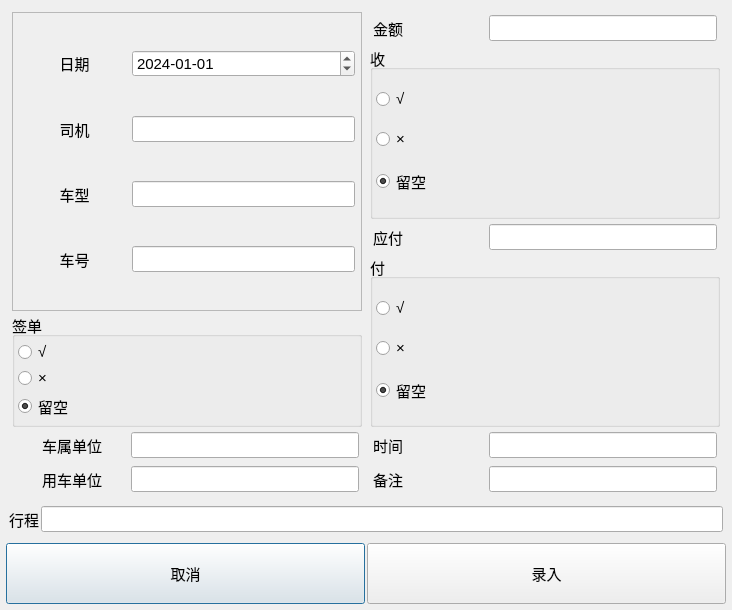
<?xml version="1.0" encoding="UTF-8"?>
<ui version="4.0">
 <class>main_table_add_dialog</class>
 <widget class="QDialog" name="main_table_add_dialog">
  <property name="geometry">
   <rect>
    <x>0</x>
    <y>0</y>
    <width>732</width>
    <height>610</height>
   </rect>
  </property>
  <property name="font">
   <font>
    <pointsize>11</pointsize>
   </font>
  </property>
  <property name="windowTitle">
   <string>详表录入</string>
  </property>
  <layout class="QVBoxLayout" name="verticalLayout_8" stretch="8,1">
   <property name="spacing">
    <number>2</number>
   </property>
   <property name="leftMargin">
    <number>3</number>
   </property>
   <property name="topMargin">
    <number>3</number>
   </property>
   <property name="rightMargin">
    <number>3</number>
   </property>
   <property name="bottomMargin">
    <number>3</number>
   </property>
   <item>
    <layout class="QVBoxLayout" name="verticalLayout_7">
     <property name="spacing">
      <number>2</number>
     </property>
     <property name="leftMargin">
      <number>3</number>
     </property>
     <property name="topMargin">
      <number>3</number>
     </property>
     <property name="rightMargin">
      <number>3</number>
     </property>
     <property name="bottomMargin">
      <number>3</number>
     </property>
     <item>
      <layout class="QHBoxLayout" name="horizontalLayout_12">
       <property name="spacing">
        <number>2</number>
       </property>
       <property name="leftMargin">
        <number>3</number>
       </property>
       <property name="topMargin">
        <number>3</number>
       </property>
       <property name="rightMargin">
        <number>3</number>
       </property>
       <property name="bottomMargin">
        <number>3</number>
       </property>
       <item>
        <layout class="QVBoxLayout" name="verticalLayout_6">
         <property name="spacing">
          <number>2</number>
         </property>
         <property name="leftMargin">
          <number>3</number>
         </property>
         <property name="topMargin">
          <number>3</number>
         </property>
         <property name="rightMargin">
          <number>3</number>
         </property>
         <property name="bottomMargin">
          <number>3</number>
         </property>
         <item>
          <widget class="QFrame" name="frame">
           <property name="frameShape">
            <enum>QFrame::StyledPanel</enum>
           </property>
           <property name="frameShadow">
            <enum>QFrame::Raised</enum>
           </property>
           <layout class="QVBoxLayout" name="verticalLayout_2" stretch="1,1,1,1">
            <property name="spacing">
             <number>2</number>
            </property>
            <property name="leftMargin">
             <number>3</number>
            </property>
            <property name="topMargin">
             <number>3</number>
            </property>
            <property name="rightMargin">
             <number>3</number>
            </property>
            <property name="bottomMargin">
             <number>3</number>
            </property>
            <item>
             <layout class="QHBoxLayout" name="horizontalLayout_6" stretch="1,2">
              <property name="spacing">
               <number>2</number>
              </property>
              <property name="leftMargin">
               <number>3</number>
              </property>
              <property name="topMargin">
               <number>3</number>
              </property>
              <property name="rightMargin">
               <number>3</number>
              </property>
              <property name="bottomMargin">
               <number>3</number>
              </property>
              <item>
               <widget class="QLabel" name="label_5">
                <property name="maximumSize">
                 <size>
                  <width>16777215</width>
                  <height>35</height>
                 </size>
                </property>
                <property name="text">
                 <string>日期</string>
                </property>
                <property name="alignment">
                 <set>Qt::AlignCenter</set>
                </property>
               </widget>
              </item>
              <item>
               <widget class="QDateEdit" name="main_table_add_date">
                <property name="displayFormat">
                 <string>yyyy-MM-dd</string>
                </property>
                <property name="date">
                 <date>
                  <year>2024</year>
                  <month>1</month>
                  <day>1</day>
                 </date>
                </property>
               </widget>
              </item>
             </layout>
            </item>
            <item>
             <layout class="QHBoxLayout" name="horizontalLayout_7" stretch="1,2">
              <property name="spacing">
               <number>2</number>
              </property>
              <property name="leftMargin">
               <number>3</number>
              </property>
              <property name="topMargin">
               <number>3</number>
              </property>
              <property name="rightMargin">
               <number>3</number>
              </property>
              <property name="bottomMargin">
               <number>3</number>
              </property>
              <item>
               <widget class="QLabel" name="label_6">
                <property name="sizePolicy">
                 <sizepolicy hsizetype="Preferred" vsizetype="Fixed">
                  <horstretch>0</horstretch>
                  <verstretch>0</verstretch>
                 </sizepolicy>
                </property>
                <property name="maximumSize">
                 <size>
                  <width>16777215</width>
                  <height>35</height>
                 </size>
                </property>
                <property name="text">
                 <string>司机</string>
                </property>
                <property name="alignment">
                 <set>Qt::AlignCenter</set>
                </property>
               </widget>
              </item>
              <item>
               <widget class="QLineEdit" name="main_table_add_driver"/>
              </item>
             </layout>
            </item>
            <item>
             <layout class="QHBoxLayout" name="horizontalLayout_8" stretch="1,2">
              <property name="spacing">
               <number>2</number>
              </property>
              <property name="leftMargin">
               <number>3</number>
              </property>
              <property name="topMargin">
               <number>3</number>
              </property>
              <property name="rightMargin">
               <number>3</number>
              </property>
              <property name="bottomMargin">
               <number>3</number>
              </property>
              <item>
               <widget class="QLabel" name="label_7">
                <property name="maximumSize">
                 <size>
                  <width>16777215</width>
                  <height>35</height>
                 </size>
                </property>
                <property name="text">
                 <string>车型</string>
                </property>
                <property name="alignment">
                 <set>Qt::AlignCenter</set>
                </property>
               </widget>
              </item>
              <item>
               <widget class="QLineEdit" name="main_table_add_car_type"/>
              </item>
             </layout>
            </item>
            <item>
             <layout class="QHBoxLayout" name="horizontalLayout_9" stretch="1,2">
              <property name="spacing">
               <number>2</number>
              </property>
              <property name="leftMargin">
               <number>3</number>
              </property>
              <property name="topMargin">
               <number>3</number>
              </property>
              <property name="rightMargin">
               <number>3</number>
              </property>
              <property name="bottomMargin">
               <number>3</number>
              </property>
              <item>
               <widget class="QLabel" name="label_8">
                <property name="maximumSize">
                 <size>
                  <width>16777215</width>
                  <height>35</height>
                 </size>
                </property>
                <property name="text">
                 <string>车号</string>
                </property>
                <property name="alignment">
                 <set>Qt::AlignCenter</set>
                </property>
               </widget>
              </item>
              <item>
               <widget class="QLineEdit" name="main_table_add_car_number"/>
              </item>
             </layout>
            </item>
           </layout>
          </widget>
         </item>
         <item>
          <widget class="QGroupBox" name="group_box_qiandan">
           <property name="title">
            <string>签单</string>
           </property>
           <property name="checkable">
            <bool>false</bool>
           </property>
           <layout class="QVBoxLayout" name="verticalLayout">
            <property name="spacing">
             <number>2</number>
            </property>
            <property name="leftMargin">
             <number>3</number>
            </property>
            <property name="topMargin">
             <number>3</number>
            </property>
            <property name="rightMargin">
             <number>3</number>
            </property>
            <property name="bottomMargin">
             <number>3</number>
            </property>
            <item>
             <widget class="QRadioButton" name="qiandan_yes">
              <property name="text">
               <string>√</string>
              </property>
              <property name="checked">
               <bool>false</bool>
              </property>
             </widget>
            </item>
            <item>
             <widget class="QRadioButton" name="qiandan_no">
              <property name="text">
               <string>×</string>
              </property>
              <property name="checked">
               <bool>false</bool>
              </property>
             </widget>
            </item>
            <item>
             <widget class="QRadioButton" name="qiandan_empty">
              <property name="text">
               <string>留空</string>
              </property>
              <property name="checked">
               <bool>true</bool>
              </property>
             </widget>
            </item>
           </layout>
          </widget>
         </item>
         <item>
          <layout class="QHBoxLayout" name="horizontalLayout_14" stretch="1,2">
           <property name="spacing">
            <number>2</number>
           </property>
           <property name="leftMargin">
            <number>3</number>
           </property>
           <property name="topMargin">
            <number>3</number>
           </property>
           <property name="rightMargin">
            <number>3</number>
           </property>
           <property name="bottomMargin">
            <number>3</number>
           </property>
           <item>
            <widget class="QLabel" name="label_12">
             <property name="maximumSize">
              <size>
               <width>16777215</width>
               <height>35</height>
              </size>
             </property>
             <property name="text">
              <string>车属单位</string>
             </property>
             <property name="alignment">
              <set>Qt::AlignCenter</set>
             </property>
            </widget>
           </item>
           <item>
            <widget class="QLineEdit" name="main_table_add_cheshudanwei"/>
           </item>
          </layout>
         </item>
         <item>
          <layout class="QHBoxLayout" name="horizontalLayout_2" stretch="1,2">
           <property name="spacing">
            <number>2</number>
           </property>
           <property name="leftMargin">
            <number>3</number>
           </property>
           <property name="topMargin">
            <number>3</number>
           </property>
           <property name="rightMargin">
            <number>3</number>
           </property>
           <property name="bottomMargin">
            <number>3</number>
           </property>
           <item>
            <widget class="QLabel" name="label_10">
             <property name="maximumSize">
              <size>
               <width>16777215</width>
               <height>35</height>
              </size>
             </property>
             <property name="text">
              <string>用车单位</string>
             </property>
             <property name="alignment">
              <set>Qt::AlignCenter</set>
             </property>
            </widget>
           </item>
           <item>
            <widget class="QLineEdit" name="main_table_add_yongchedanwei"/>
           </item>
          </layout>
         </item>
        </layout>
       </item>
       <item>
        <layout class="QVBoxLayout" name="verticalLayout_5">
         <property name="spacing">
          <number>2</number>
         </property>
         <property name="leftMargin">
          <number>3</number>
         </property>
         <property name="topMargin">
          <number>3</number>
         </property>
         <property name="rightMargin">
          <number>3</number>
         </property>
         <property name="bottomMargin">
          <number>3</number>
         </property>
         <item>
          <layout class="QHBoxLayout" name="horizontalLayout_4" stretch="1,2">
           <property name="spacing">
            <number>2</number>
           </property>
           <property name="leftMargin">
            <number>3</number>
           </property>
           <property name="topMargin">
            <number>3</number>
           </property>
           <property name="rightMargin">
            <number>3</number>
           </property>
           <property name="bottomMargin">
            <number>3</number>
           </property>
           <item>
            <widget class="QLabel" name="label_2">
             <property name="text">
              <string>金额</string>
             </property>
            </widget>
           </item>
           <item>
            <widget class="QLineEdit" name="main_table_add_money"/>
           </item>
          </layout>
         </item>
         <item>
          <widget class="QGroupBox" name="groupBox_2">
           <property name="title">
            <string>收</string>
           </property>
           <layout class="QVBoxLayout" name="verticalLayout_3">
            <property name="spacing">
             <number>2</number>
            </property>
            <property name="leftMargin">
             <number>3</number>
            </property>
            <property name="topMargin">
             <number>3</number>
            </property>
            <property name="rightMargin">
             <number>3</number>
            </property>
            <property name="bottomMargin">
             <number>3</number>
            </property>
            <item>
             <widget class="QRadioButton" name="shou_yes">
              <property name="text">
               <string>√</string>
              </property>
              <property name="checked">
               <bool>false</bool>
              </property>
             </widget>
            </item>
            <item>
             <widget class="QRadioButton" name="shou_no">
              <property name="text">
               <string>×</string>
              </property>
              <property name="checked">
               <bool>false</bool>
              </property>
             </widget>
            </item>
            <item>
             <widget class="QRadioButton" name="shou_empty">
              <property name="text">
               <string>留空</string>
              </property>
              <property name="checked">
               <bool>true</bool>
              </property>
             </widget>
            </item>
           </layout>
          </widget>
         </item>
         <item>
          <layout class="QHBoxLayout" name="horizontalLayout_5" stretch="1,2">
           <property name="spacing">
            <number>2</number>
           </property>
           <property name="leftMargin">
            <number>3</number>
           </property>
           <property name="topMargin">
            <number>3</number>
           </property>
           <property name="rightMargin">
            <number>3</number>
           </property>
           <property name="bottomMargin">
            <number>3</number>
           </property>
           <item>
            <widget class="QLabel" name="label_3">
             <property name="text">
              <string>应付</string>
             </property>
            </widget>
           </item>
           <item>
            <widget class="QLineEdit" name="main_table_add_pay"/>
           </item>
          </layout>
         </item>
         <item>
          <widget class="QGroupBox" name="groupBox_3">
           <property name="title">
            <string>付</string>
           </property>
           <layout class="QVBoxLayout" name="verticalLayout_4">
            <property name="spacing">
             <number>2</number>
            </property>
            <property name="leftMargin">
             <number>3</number>
            </property>
            <property name="topMargin">
             <number>3</number>
            </property>
            <property name="rightMargin">
             <number>3</number>
            </property>
            <property name="bottomMargin">
             <number>3</number>
            </property>
            <item>
             <widget class="QRadioButton" name="fu_yes">
              <property name="text">
               <string>√</string>
              </property>
              <property name="checked">
               <bool>false</bool>
              </property>
             </widget>
            </item>
            <item>
             <widget class="QRadioButton" name="fu_no">
              <property name="text">
               <string>×</string>
              </property>
              <property name="checked">
               <bool>false</bool>
              </property>
             </widget>
            </item>
            <item>
             <widget class="QRadioButton" name="fu_empty">
              <property name="text">
               <string>留空</string>
              </property>
              <property name="checked">
               <bool>true</bool>
              </property>
             </widget>
            </item>
           </layout>
          </widget>
         </item>
         <item>
          <layout class="QHBoxLayout" name="horizontalLayout" stretch="1,2">
           <property name="spacing">
            <number>2</number>
           </property>
           <property name="leftMargin">
            <number>3</number>
           </property>
           <property name="topMargin">
            <number>3</number>
           </property>
           <property name="rightMargin">
            <number>3</number>
           </property>
           <property name="bottomMargin">
            <number>3</number>
           </property>
           <item>
            <widget class="QLabel" name="label_11">
             <property name="maximumSize">
              <size>
               <width>16777215</width>
               <height>35</height>
              </size>
             </property>
             <property name="text">
              <string>时间</string>
             </property>
             <property name="alignment">
              <set>Qt::AlignLeading|Qt::AlignLeft|Qt::AlignVCenter</set>
             </property>
            </widget>
           </item>
           <item>
            <widget class="QLineEdit" name="main_table_add_time"/>
           </item>
          </layout>
         </item>
         <item>
          <layout class="QHBoxLayout" name="horizontalLayout_11" stretch="1,2">
           <property name="spacing">
            <number>2</number>
           </property>
           <property name="leftMargin">
            <number>3</number>
           </property>
           <property name="topMargin">
            <number>3</number>
           </property>
           <property name="rightMargin">
            <number>3</number>
           </property>
           <property name="bottomMargin">
            <number>3</number>
           </property>
           <item>
            <widget class="QLabel" name="label_9">
             <property name="text">
              <string>备注</string>
             </property>
            </widget>
           </item>
           <item>
            <widget class="QLineEdit" name="main_table_add_remark"/>
           </item>
          </layout>
         </item>
        </layout>
       </item>
      </layout>
     </item>
     <item>
      <layout class="QHBoxLayout" name="horizontalLayout_3" stretch="0,1">
       <property name="spacing">
        <number>2</number>
       </property>
       <property name="leftMargin">
        <number>3</number>
       </property>
       <property name="topMargin">
        <number>3</number>
       </property>
       <property name="rightMargin">
        <number>3</number>
       </property>
       <property name="bottomMargin">
        <number>3</number>
       </property>
       <item>
        <widget class="QLabel" name="label">
         <property name="text">
          <string>行程</string>
         </property>
        </widget>
       </item>
       <item>
        <widget class="QLineEdit" name="main_table_add_itinerary"/>
       </item>
      </layout>
     </item>
    </layout>
   </item>
   <item>
    <layout class="QHBoxLayout" name="horizontalLayout_13">
     <property name="spacing">
      <number>2</number>
     </property>
     <property name="leftMargin">
      <number>3</number>
     </property>
     <property name="topMargin">
      <number>3</number>
     </property>
     <property name="rightMargin">
      <number>3</number>
     </property>
     <property name="bottomMargin">
      <number>3</number>
     </property>
     <item>
      <widget class="QPushButton" name="main_table_add_cancel">
       <property name="sizePolicy">
        <sizepolicy hsizetype="Expanding" vsizetype="Expanding">
         <horstretch>0</horstretch>
         <verstretch>0</verstretch>
        </sizepolicy>
       </property>
       <property name="maximumSize">
        <size>
         <width>16777215</width>
         <height>16777215</height>
        </size>
       </property>
       <property name="text">
        <string>取消</string>
       </property>
      </widget>
     </item>
     <item>
      <widget class="QPushButton" name="main_table_add_confirm">
       <property name="sizePolicy">
        <sizepolicy hsizetype="Expanding" vsizetype="Expanding">
         <horstretch>0</horstretch>
         <verstretch>0</verstretch>
        </sizepolicy>
       </property>
       <property name="maximumSize">
        <size>
         <width>16777215</width>
         <height>16777215</height>
        </size>
       </property>
       <property name="text">
        <string>录入</string>
       </property>
      </widget>
     </item>
    </layout>
   </item>
  </layout>
 </widget>
 <resources/>
 <connections/>
</ui>
